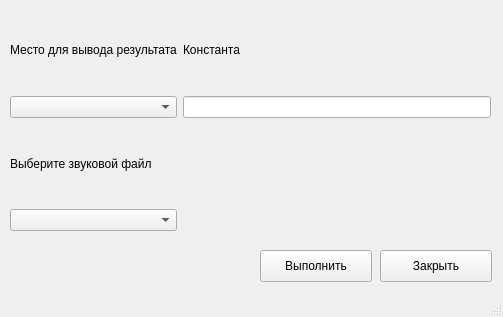
<?xml version="1.0" encoding="UTF-8"?>
<ui version="4.0">
 <class>MainWindow</class>
 <widget class="QMainWindow" name="MainWindow">
  <property name="geometry">
   <rect>
    <x>0</x>
    <y>0</y>
    <width>503</width>
    <height>317</height>
   </rect>
  </property>
  <property name="windowTitle">
   <string>Добавить звковой файл</string>
  </property>
  <widget class="QWidget" name="centralwidget">
   <widget class="QWidget" name="gridLayoutWidget">
    <property name="geometry">
     <rect>
      <x>10</x>
      <y>10</y>
      <width>481</width>
      <height>221</height>
     </rect>
    </property>
    <layout class="QGridLayout" name="gridLayout">
     <item row="3" column="1">
      <widget class="QComboBox" name="comboBox_2"/>
     </item>
     <item row="0" column="1">
      <widget class="QLabel" name="label">
       <property name="text">
        <string>Место для вывода результата</string>
       </property>
      </widget>
     </item>
     <item row="1" column="1">
      <widget class="QComboBox" name="comboBox"/>
     </item>
     <item row="2" column="1">
      <widget class="QLabel" name="label_2">
       <property name="text">
        <string>Выберите звуковой файл</string>
       </property>
      </widget>
     </item>
     <item row="0" column="2">
      <widget class="QLabel" name="label_3">
       <property name="text">
        <string>Константа</string>
       </property>
      </widget>
     </item>
     <item row="1" column="2">
      <widget class="QLineEdit" name="lineEdit"/>
     </item>
    </layout>
   </widget>
   <widget class="QPushButton" name="pushButton">
    <property name="geometry">
     <rect>
      <x>260</x>
      <y>250</y>
      <width>112</width>
      <height>32</height>
     </rect>
    </property>
    <property name="text">
     <string>Выполнить</string>
    </property>
   </widget>
   <widget class="QPushButton" name="pushButton_2">
    <property name="geometry">
     <rect>
      <x>380</x>
      <y>250</y>
      <width>112</width>
      <height>32</height>
     </rect>
    </property>
    <property name="text">
     <string>Закрыть</string>
    </property>
   </widget>
  </widget>
  <widget class="QStatusBar" name="statusbar"/>
 </widget>
 <resources/>
 <connections/>
</ui>
